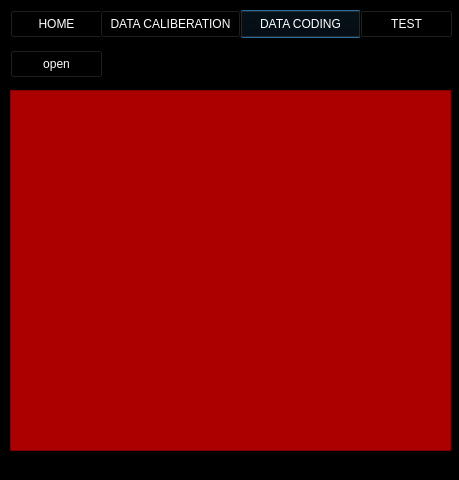
<?xml version="1.0" encoding="UTF-8"?>
<ui version="4.0">
 <class>Dialog</class>
 <widget class="QDialog" name="Dialog">
  <property name="geometry">
   <rect>
    <x>0</x>
    <y>0</y>
    <width>459</width>
    <height>480</height>
   </rect>
  </property>
  <property name="windowTitle">
   <string>Dialog</string>
  </property>
  <property name="styleSheet">
   <string notr="true">background-color: rgb(0, 0, 0);</string>
  </property>
  <widget class="QPushButton" name="data_btn">
   <property name="geometry">
    <rect>
     <x>240</x>
     <y>10</y>
     <width>121</width>
     <height>28</height>
    </rect>
   </property>
   <property name="styleSheet">
    <string notr="true">color: rgb(255, 255, 255);</string>
   </property>
   <property name="text">
    <string>DATA CODING</string>
   </property>
  </widget>
  <widget class="QPushButton" name="home_btn">
   <property name="geometry">
    <rect>
     <x>10</x>
     <y>10</y>
     <width>93</width>
     <height>28</height>
    </rect>
   </property>
   <property name="styleSheet">
    <string notr="true">color: rgb(255, 255, 255);</string>
   </property>
   <property name="text">
    <string>HOME</string>
   </property>
  </widget>
  <widget class="QPushButton" name="test_btn">
   <property name="geometry">
    <rect>
     <x>360</x>
     <y>10</y>
     <width>93</width>
     <height>28</height>
    </rect>
   </property>
   <property name="styleSheet">
    <string notr="true">color: rgb(255, 255, 255);</string>
   </property>
   <property name="text">
    <string>TEST</string>
   </property>
  </widget>
  <widget class="QPushButton" name="dataca_btn">
   <property name="geometry">
    <rect>
     <x>100</x>
     <y>10</y>
     <width>141</width>
     <height>28</height>
    </rect>
   </property>
   <property name="styleSheet">
    <string notr="true">color: rgb(255, 255, 255);</string>
   </property>
   <property name="text">
    <string>DATA CALIBERATION</string>
   </property>
  </widget>
  <widget class="QTableWidget" name="tableWidget">
   <property name="geometry">
    <rect>
     <x>10</x>
     <y>90</y>
     <width>441</width>
     <height>361</height>
    </rect>
   </property>
   <property name="styleSheet">
    <string notr="true">background-color: rgb(170, 0, 0);</string>
   </property>
  </widget>
  <widget class="QPushButton" name="open_btn">
   <property name="geometry">
    <rect>
     <x>10</x>
     <y>50</y>
     <width>93</width>
     <height>28</height>
    </rect>
   </property>
   <property name="styleSheet">
    <string notr="true">color: rgb(255, 255, 255);</string>
   </property>
   <property name="text">
    <string>open</string>
   </property>
  </widget>
 </widget>
 <resources/>
 <connections/>
</ui>
